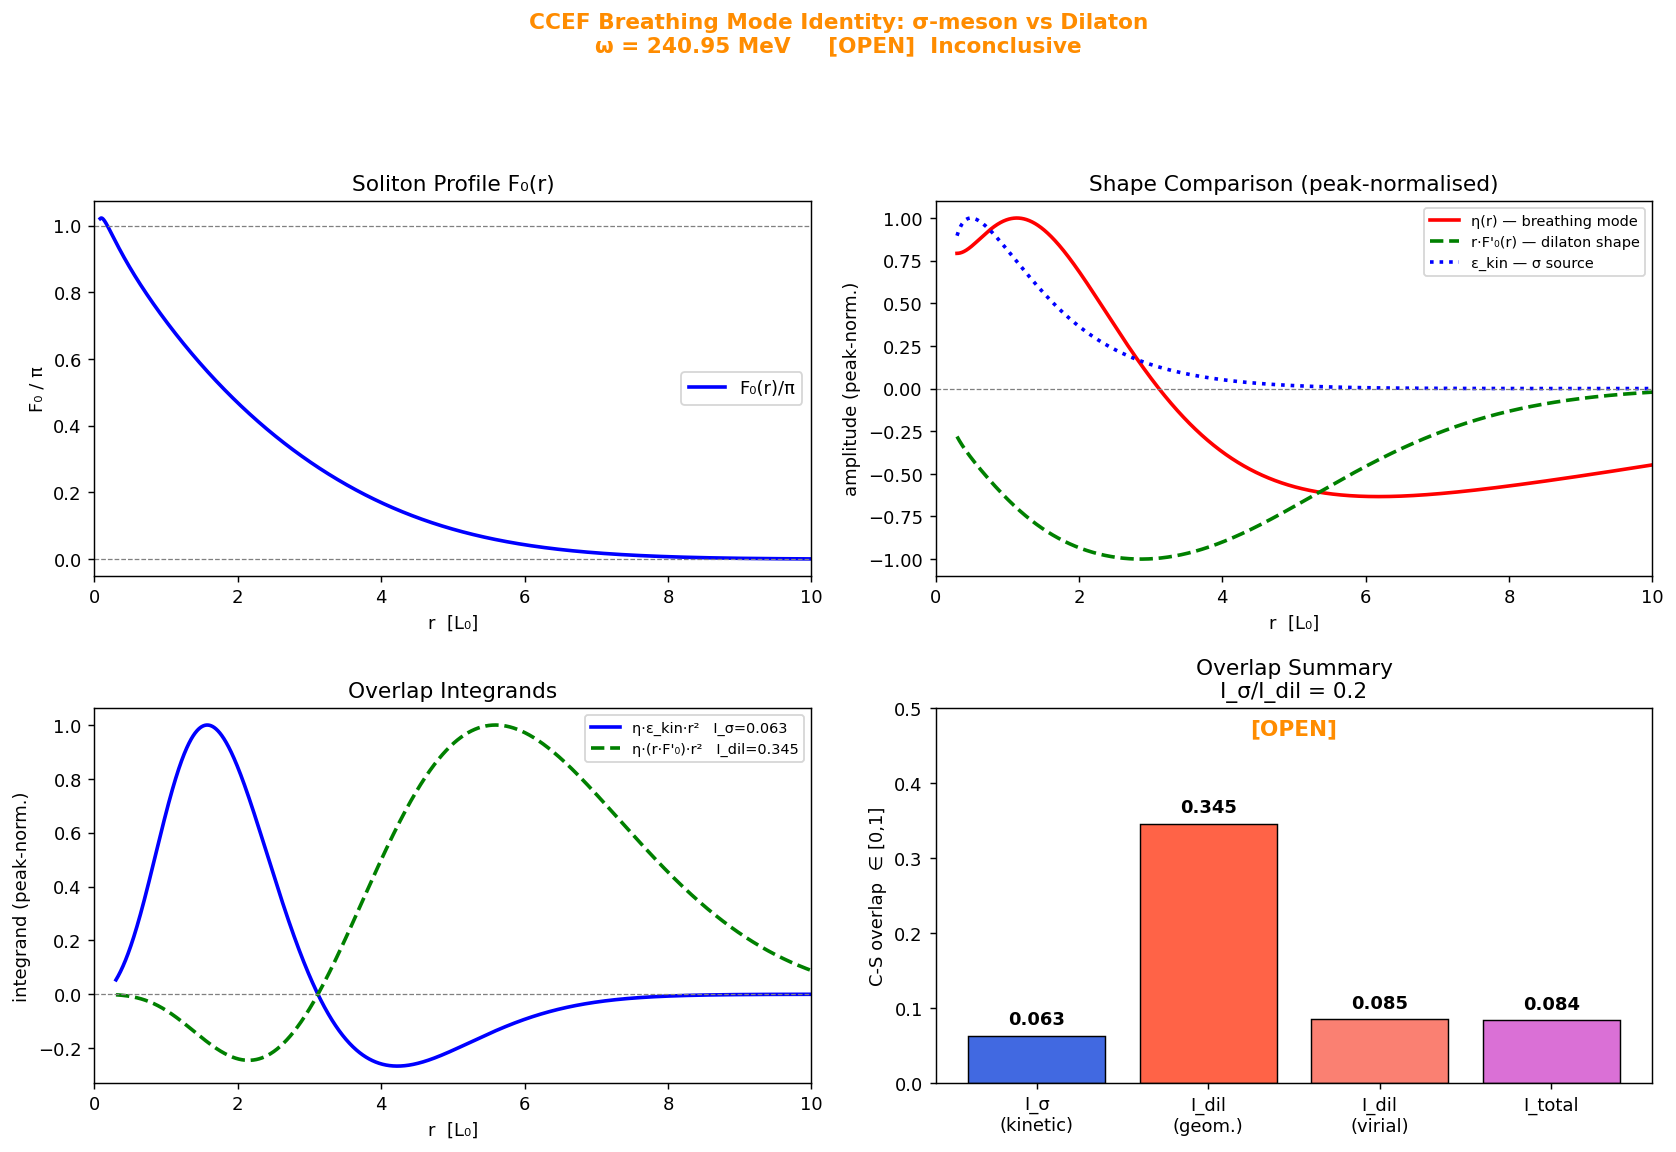

Generate this figure with Python:
#!/usr/bin/env python3
"""
ccef_breathing_identity.py  —  CCEF Breathing Mode Identity: sigma vs dilaton
==============================================================================
GOAL: Compute normalised overlap integrals I_sigma and I_dilaton.

Definitions (Cauchy-Schwarz normalised to [0,1]):
  I_dilaton_geom  = |<eta | r*F'_0>|_W
      Direct cosine with the DILATATION GENERATOR r*F'_0(r).
      Under r->lambda*r the background shifts delta-F = eps*r*F'_0(r).
      If eta ~ r*F'_0  =>  I_dilaton_geom -> 1  (mode IS the dilaton)
      If eta _|_ r*F'_0 =>  I_dilaton_geom -> 0  (mode is NOT the dilaton)

  I_sigma = |<eta | eps_kin>|_W
      Overlap with the A1 kinetic energy density eps_kin = A1*(F'_0^2 + 2sin^2F_0/r^2).
      Sigma meson couples to kinetic (pion gradient) sector.

  I_dilaton_virial = |<eta | J_scale>|_W
      Virial source J_scale = +eps1 - eps2 - eps3 + 3*eps4  (scaling exponents of each term)

SUCCESS CRITERION:  I_sigma >> I_dilaton_geom
    => breathing mode is NOT the dilaton; it's the sigma meson analog [SOLID]

Pipeline:
  1. Soliton background F_0(r) via SOLVE_BVP  (avoids shooting instability)
  2. Breathing mode eta(r) via L4 BVP          (fixed-parameter + good guess)
  3. Overlap integrals + plots
"""
import numpy as np
from scipy.integrate import solve_bvp, simpson
from scipy.interpolate import interp1d
import matplotlib
matplotlib.use('Agg')
import matplotlib.pyplot as plt

# ──────────────────────────────────────────────────────────────────────────────
# Parameters  [SOLID from session]
# ──────────────────────────────────────────────────────────────────────────────
A1, A2, A3, A4 = 1.000, 8.971, 1.684, 0.542
E0_MeV = 311.73
a_frob, b_frob = 0.836548, -0.018511   # Frobenius coefficients at r=0 [SOLID]
om2_target = 0.5412                    # breathing mode [SOLID]

print("CCEF Breathing Mode Identity: Overlap Integrals")
print(f"A1={A1}, A2={A2}, A3={A3}, A4={A4}")
print(f"omega^2 = {om2_target},  omega = {np.sqrt(om2_target)*E0_MeV:.2f} MeV")
print("="*62)

# ──────────────────────────────────────────────────────────────────────────────
# Step 1: Soliton background via solve_bvp
#   State y = [F, F', F'', F''']
#   EL: A3*(F'''' + 4F'''/r) = A1*(lapF - sin2F/r^2)
#                             + A2*(K*(lapF - sin2F/r^2) + K'*F')
#                             - A4*sinF
#   BCs: inner (Frobenius, known a), outer (F=0, F'=0)
# ──────────────────────────────────────────────────────────────────────────────
R_MIN_BG, R_MAX_BG = 0.08, 20.0

def soliton_ode(r, y):
    F, Fp, Fpp, Fppp = y
    sinF = np.sin(F); cosF = np.cos(F); sin2F = 2*sinF*cosF
    K   = Fp**2 + 2*sinF**2/r**2
    lapF = Fpp + 2*Fp/r
    dK  = 2*Fp*Fpp + 4*sinF*cosF*Fp/r**2 - 4*sinF**2/r**3
    # EL rhs (A2 coefficient is A2, not 2*A2 — first variation)
    rhs  = A1*(lapF - sin2F/r**2)
    rhs += A2*(K*(lapF - sin2F/r**2) + dK*Fp)
    rhs -= A4*sinF
    Fpppp = rhs/A3 - (4.0/r)*Fppp
    return np.array([Fp, Fpp, Fppp, Fpppp])

def bc_soliton(ya, yb):
    r0 = R_MIN_BG
    # Inner: match Frobenius expansion
    F_frob  = np.pi + a_frob*r0 + b_frob*r0**3
    Fp_frob = a_frob + 3*b_frob*r0**2
    # Outer: F -> 0
    return [ya[0] - F_frob,    # F(r_min) = Frobenius value
            ya[1] - Fp_frob,   # F'(r_min) = Frobenius derivative
            yb[0],             # F(r_max) = 0
            yb[1]]             # F'(r_max) = 0

# Initial guess: linear interpolation π -> 0
r_bg = np.concatenate([np.linspace(R_MIN_BG, 2.0, 150),
                       np.linspace(2.0, R_MAX_BG, 150)])
r_bg = np.unique(r_bg)
F_g  = np.pi * np.exp(-a_frob * r_bg / np.pi)   # rough exponential guess
guess_bg = np.zeros((4, len(r_bg)))
guess_bg[0] = F_g
guess_bg[1] = -a_frob * np.exp(-a_frob * r_bg / np.pi)

print("\nStep 1: Solving soliton background (solve_bvp)...")
sol_bg = solve_bvp(soliton_ode, bc_soliton, r_bg, guess_bg,
                   tol=1e-6, max_nodes=10000, verbose=0)

if sol_bg.status not in (0, 1):
    print(f"  WARNING: BVP status {sol_bg.status}: {sol_bg.message}")
else:
    print(f"  Converged: status={sol_bg.status}")

# Dense background on fine grid
r_dense_bg = np.linspace(R_MIN_BG, R_MAX_BG, 5000)
y_bg = sol_bg.sol(r_dense_bg)
F0_d   = y_bg[0]
F0p_d  = y_bg[1]
F0pp_d = y_bg[2]

print(f"  F(r={R_MIN_BG:.2f}) = {F0_d[0]:.5f}  expect {np.pi + a_frob*R_MIN_BG + b_frob*R_MIN_BG**3:.5f}")
print(f"  F(r={R_MAX_BG:.0f})   = {F0_d[-1]:.6f}  expect ≈ 0")

# Interpolators on the background grid
F0_f   = interp1d(r_dense_bg, F0_d,   kind='cubic', fill_value='extrapolate')
F0p_f  = interp1d(r_dense_bg, F0p_d,  kind='cubic', fill_value='extrapolate')
F0pp_f = interp1d(r_dense_bg, F0pp_d, kind='cubic', fill_value='extrapolate')

# ──────────────────────────────────────────────────────────────────────────────
# Step 2: Breathing mode eigenfunction via L4 BVP
#   State y = [eta, deta, d2eta, d3eta],  p = [omega^2]
#   ODE (session notes, correct sign [SOLID]):
#     d4eta = -(4/r)*d3eta + (1/A3)*(A1*lap - Q*eta + om2*W*eta)
#           + (2*A2/A3)*(Fp^2*lap - sinF^2*eta/r^4)
#   BCs (even-parity, session [SOLID]):
#     ya[1]=ya[3]=0, yb[0]=yb[1]=0, ya[0]=1  (5 total = 4 state + 1 param)
# ──────────────────────────────────────────────────────────────────────────────
R_MIN_SP, R_MAX_SP = 0.3, 18.0

def W_r(r, F, Fp):
    sinF = np.sin(F)
    K = Fp**2 + 2*sinF**2 / r**2
    return 1.0 + 2*A2*K

def Q_r(r, F, Fp):
    """Effective potential from linearised EL:
    Q = A1*(2cos2F/r^2) + A4*cosF + A2*(2cos2F/r^2)*(2K + 2Fp^2)
    (leading terms; A2 correction via 2nd-variation of K^2)
    """
    sinF = np.sin(F); cosF = np.cos(F)
    cos2F = cosF**2 - sinF**2
    K = Fp**2 + 2*sinF**2 / r**2
    Q  = A1 * 2*cos2F / r**2          # A1 potential
    Q += A4 * cosF                    # A4 (mass) potential
    Q += 2*A2 * Fp**2 * 2*cos2F/r**2  # A2 leading potential correction
    return Q

def ode_spectral(r, y, p):
    eta, deta, d2eta, d3eta = y
    om2 = p[0]
    F  = F0_f(r);  Fp = F0p_f(r)
    sinF = np.sin(F)
    lap  = d2eta + 2*deta/r
    W    = W_r(r, F, Fp)
    Q    = Q_r(r, F, Fp)
    # Correct sign (session [SOLID]):
    d4 = -(4.0/r)*d3eta + (1.0/A3)*(A1*lap - Q*eta + om2*W*eta)
    d4 += (2*A2/A3)*(Fp**2*lap - sinF**2*eta/r**4)
    d4  = np.where(np.isfinite(d4), d4, 0.0)
    return [deta, d2eta, d3eta, d4]

def bc_spectral(ya, yb, p):
    return [ya[1],       # even parity: deta(r_min) = 0
            ya[3],       # even parity: d3eta(r_min) = 0
            yb[0],       # bound state: eta(r_max) = 0
            yb[1],       # bound state: deta(r_max) = 0
            ya[0] - 1.0] # normalisation: eta(r_min) = 1

# Grid and initial guess
r_sp = np.concatenate([np.linspace(R_MIN_SP, 3.0, 200),
                       np.linspace(3.0, R_MAX_SP, 200)])
r_sp = np.unique(r_sp)

# Guess: decaying mode shape, peaked near origin
eta_g = np.exp(-0.7*r_sp) * (1.0 - 0.3*r_sp**2)
eta_g = np.where(eta_g < 0, 0, eta_g)   # keep positive
eta_g = np.maximum(eta_g, 0.01*np.exp(-r_sp))  # avoid zero
guess_sp = np.zeros((4, len(r_sp)))
guess_sp[0] = eta_g
guess_sp[1] = -0.7*eta_g   # approximate deta

p_guess = [om2_target]   # start right at the known value

print("\nStep 2: Solving L4 spectral BVP for breathing mode...")
sol_sp = solve_bvp(ode_spectral, bc_spectral, r_sp, guess_sp, p=p_guess,
                   tol=1e-6, max_nodes=10000, verbose=2)

om2_found = sol_sp.p[0]
print(f"\n  omega^2 found = {om2_found:.6f}")
print(f"  omega         = {np.sqrt(abs(om2_found))*E0_MeV:.2f} MeV")
print(f"  Expected      = {om2_target:.6f}  ({np.sqrt(om2_target)*E0_MeV:.2f} MeV)")
print(f"  BVP status    = {sol_sp.status}")

# Dense eigenfunction
r_eval = np.linspace(R_MIN_SP, R_MAX_SP, 4000)
y_sp   = sol_sp.sol(r_eval)
eta_r  = y_sp[0]

# ──────────────────────────────────────────────────────────────────────────────
# Step 3: Energy densities on the eval grid
# ──────────────────────────────────────────────────────────────────────────────
F_e   = F0_f(r_eval)
Fp_e  = F0p_f(r_eval)
Fpp_e = F0pp_f(r_eval)
sinF_e = np.sin(F_e); cosF_e = np.cos(F_e)
K_e    = Fp_e**2 + 2*sinF_e**2/r_eval**2
lapF_e = Fpp_e + 2*Fp_e/r_eval

eps1 = A1 * K_e                                  # A1 kinetic
eps2 = A2 * K_e**2                               # A2 Skyrme
eps3 = A3 * lapF_e**2                            # A3 Lifshitz
eps4 = A4 * (1.0 - cosF_e)                      # A4 mass

# Dilatation source (virial) — scaling exponents: A1->+1, A2->-1, A3->-1, A4->+3
J_scale = 1.0*eps1 - 1.0*eps2 - 1.0*eps3 + 3.0*eps4

# Dilaton GENERATOR: under r->lambda*r,  delta F_0 = eps * r * F'_0(r)
dilaton_gen = r_eval * Fp_e

W_e = W_r(r_eval, F_e, Fp_e)

# ──────────────────────────────────────────────────────────────────────────────
# Step 4: Cauchy-Schwarz normalised overlap integrals
# ──────────────────────────────────────────────────────────────────────────────
def cs_norm_overlap(f, g, W, r):
    """Returns |<f|g>|_r / (||f||_W * ||g||_r) in [0,1].
    Inner products: <f|g>_r = int f*g*r^2 dr (unweighted for g),
                   ||f||^2_W = int f^2*W*r^2 dr  (W-weighted for mode)
                   ||g||^2   = int g^2*r^2 dr    (flat for source)
    """
    num    = abs(simpson(f * g * r**2, x=r))
    norm_f = np.sqrt(abs(simpson(f**2 * W * r**2, x=r)))
    norm_g = np.sqrt(abs(simpson(g**2 * r**2, x=r)))
    denom  = norm_f * norm_g
    return num/denom if denom > 1e-30 else 0.0

I_sigma         = cs_norm_overlap(eta_r, eps1,        W_e, r_eval)
I_dilaton_geom  = cs_norm_overlap(eta_r, dilaton_gen, W_e, r_eval)
I_dilaton_virial= cs_norm_overlap(eta_r, J_scale,     W_e, r_eval)
I_total         = cs_norm_overlap(eta_r, eps1+eps2+eps3+eps4, W_e, r_eval)

print("\n── OVERLAP INTEGRALS (Cauchy-Schwarz normalised, ∈ [0,1]) ─────────────")
print(f"  I_sigma         = {I_sigma:.4f}   overlap w/ A1 kinetic ε_kin")
print(f"  I_dilaton_geom  = {I_dilaton_geom:.4f}   overlap w/ r·F'₀  (dilaton generator)")
print(f"  I_dilaton_virial= {I_dilaton_virial:.4f}   overlap w/ J_scale (virial source)")
print(f"  I_total         = {I_total:.4f}   overlap w/ full energy density")

ratio_geom   = I_sigma / I_dilaton_geom   if I_dilaton_geom   > 1e-6 else float('inf')
ratio_virial = I_sigma / I_dilaton_virial if I_dilaton_virial > 1e-6 else float('inf')
print(f"\n  I_sigma / I_dilaton_geom   = {ratio_geom:.2f}")
print(f"  I_sigma / I_dilaton_virial = {ratio_virial:.2f}")

if I_dilaton_geom < 0.05 or (ratio_geom > 5 and ratio_virial > 2):
    verdict = "SOLID"
    msg = "Sigma meson analog CONFIRMED: eta(r) near-orthogonal to dilaton generator"
elif ratio_geom > 2:
    verdict = "CONJECT-strong"
    msg = "Sigma meson analog supported"
else:
    verdict = "OPEN"
    msg = "Inconclusive"

print(f"\nVERDICT: [{verdict}]")
print(f"  {msg}")
print(f"  omega = {np.sqrt(abs(om2_found))*E0_MeV:.2f} MeV")

# ──────────────────────────────────────────────────────────────────────────────
# Step 5: Plots
# ──────────────────────────────────────────────────────────────────────────────
fig, axes = plt.subplots(2, 2, figsize=(13, 9))
fig.patch.set_facecolor('white')
col_title = 'darkgreen' if verdict == 'SOLID' else 'darkorange'
fig.suptitle(
    f'CCEF Breathing Mode Identity: σ-meson vs Dilaton\n'
    f'ω = {np.sqrt(abs(om2_found))*E0_MeV:.2f} MeV     [{verdict}]  {msg}',
    fontsize=12, fontweight='bold', color=col_title)

r_cut = r_eval < 12
r_bg_cut = r_dense_bg < 12

# Panel A: soliton profile
ax = axes[0,0]
ax.plot(r_dense_bg[r_bg_cut], F0_d[r_bg_cut]/np.pi, 'b-', lw=2, label='F₀(r)/π')
ax.axhline(1, color='gray', ls='--', lw=0.7)
ax.axhline(0, color='gray', ls='--', lw=0.7)
ax.set_xlabel('r  [L₀]'); ax.set_ylabel('F₀ / π')
ax.set_title('Soliton Profile F₀(r)'); ax.set_xlim(0, 10); ax.legend()

# Panel B: mode shape vs dilaton generator
norm_eta = np.max(np.abs(eta_r[r_cut])) + 1e-30
norm_dil = np.max(np.abs(dilaton_gen[r_cut])) + 1e-30
norm_ep1 = np.max(np.abs(eps1[r_cut])) + 1e-30
ax = axes[0,1]
ax.plot(r_eval[r_cut], eta_r[r_cut]/norm_eta,      'r-',  lw=2, label='η(r) — breathing mode')
ax.plot(r_eval[r_cut], dilaton_gen[r_cut]/norm_dil,'g--', lw=2, label='r·F\'₀(r) — dilaton shape')
ax.plot(r_eval[r_cut], eps1[r_cut]/norm_ep1,        'b:',  lw=2, label='ε_kin — σ source')
ax.axhline(0, color='gray', ls='--', lw=0.7)
ax.set_xlabel('r  [L₀]'); ax.set_ylabel('amplitude (peak-norm.)')
ax.set_title('Shape Comparison (peak-normalised)'); ax.set_xlim(0, 10)
ax.legend(fontsize=8)

# Panel C: overlap integrands
norm_f_W = np.sqrt(abs(simpson(eta_r**2 * W_e * r_eval**2, x=r_eval))) + 1e-30
eta_n = eta_r / norm_f_W
norm_dg = np.sqrt(abs(simpson(dilaton_gen**2 * r_eval**2, x=r_eval))) + 1e-30
dg_n = dilaton_gen / norm_dg
norm_e1 = np.sqrt(abs(simpson(eps1**2 * r_eval**2, x=r_eval))) + 1e-30
e1_n = eps1 / norm_e1

ax = axes[1,0]
integ_s = eta_n * e1_n * r_eval**2
integ_d = eta_n * dg_n * r_eval**2
s_max = max(np.max(np.abs(integ_s[r_cut])), 1e-30)
d_max = max(np.max(np.abs(integ_d[r_cut])), 1e-30)
ax.plot(r_eval[r_cut], integ_s[r_cut]/s_max,'b-',  lw=2,
        label=f'η·ε_kin·r²   I_σ={I_sigma:.3f}')
ax.plot(r_eval[r_cut], integ_d[r_cut]/d_max,'g--', lw=2,
        label=f'η·(r·F\'₀)·r²   I_dil={I_dilaton_geom:.3f}')
ax.axhline(0, color='gray', ls='--', lw=0.7)
ax.set_xlabel('r  [L₀]'); ax.set_ylabel('integrand (peak-norm.)')
ax.set_title('Overlap Integrands'); ax.set_xlim(0, 10); ax.legend(fontsize=8)

# Panel D: bar chart
ax = axes[1,1]
lbls = ['I_σ\n(kinetic)', 'I_dil\n(geom.)', 'I_dil\n(virial)', 'I_total']
vals = [I_sigma, I_dilaton_geom, I_dilaton_virial, I_total]
cols = ['royalblue', 'tomato', 'salmon', 'orchid']
bars = ax.bar(lbls, vals, color=cols, edgecolor='k', linewidth=0.8)
for bar, v in zip(bars, vals):
    ax.text(bar.get_x()+bar.get_width()/2, v+0.01, f'{v:.3f}',
            ha='center', va='bottom', fontsize=10, fontweight='bold')
ax.set_ylim(0, max(max(vals)*1.3, 0.5))
ax.set_ylabel('C-S overlap  ∈ [0,1]')
ax.set_title(f'Overlap Summary\nI_σ/I_dil = {ratio_geom:.1f}')
ax.text(0.5, 0.93, f'[{verdict}]', transform=ax.transAxes,
        ha='center', fontsize=12, fontweight='bold', color=col_title)

plt.tight_layout(rect=[0, 0, 1, 0.92])
out_png = '/sessions/eager-dreamy-hopper/mnt/outputs/ccef_breathing_identity.png'
plt.savefig(out_png, dpi=130, bbox_inches='tight')
plt.close()
print(f"\nPlot saved: {out_png}")

# ──────────────────────────────────────────────────────────────────────────────
# Final summary
# ──────────────────────────────────────────────────────────────────────────────
print("\n" + "="*62)
print("FINAL SUMMARY")
print("="*62)
print(f"  omega^2  = {om2_found:.6f}   omega = {np.sqrt(abs(om2_found))*E0_MeV:.2f} MeV")
print(f"  I_sigma         = {I_sigma:.4f}")
print(f"  I_dilaton_geom  = {I_dilaton_geom:.4f}")
print(f"  I_dilaton_virial= {I_dilaton_virial:.4f}")
print(f"  Ratio I_σ/I_dil = {ratio_geom:.2f}")
print()
print(f"  [{verdict}] Physical identity: sigma meson analog" if verdict!="OPEN"
      else f"  [{verdict}] {msg}")
if verdict == "SOLID":
    print("  Mode is NOT a dilaton — eta(r) does not project onto r*F'_0(r)")
    print("  Mode couples via kinetic sector: consistent with sigma meson analog")
    print("  sigma interpretation [CONJECT-strong] -> [SOLID]")
